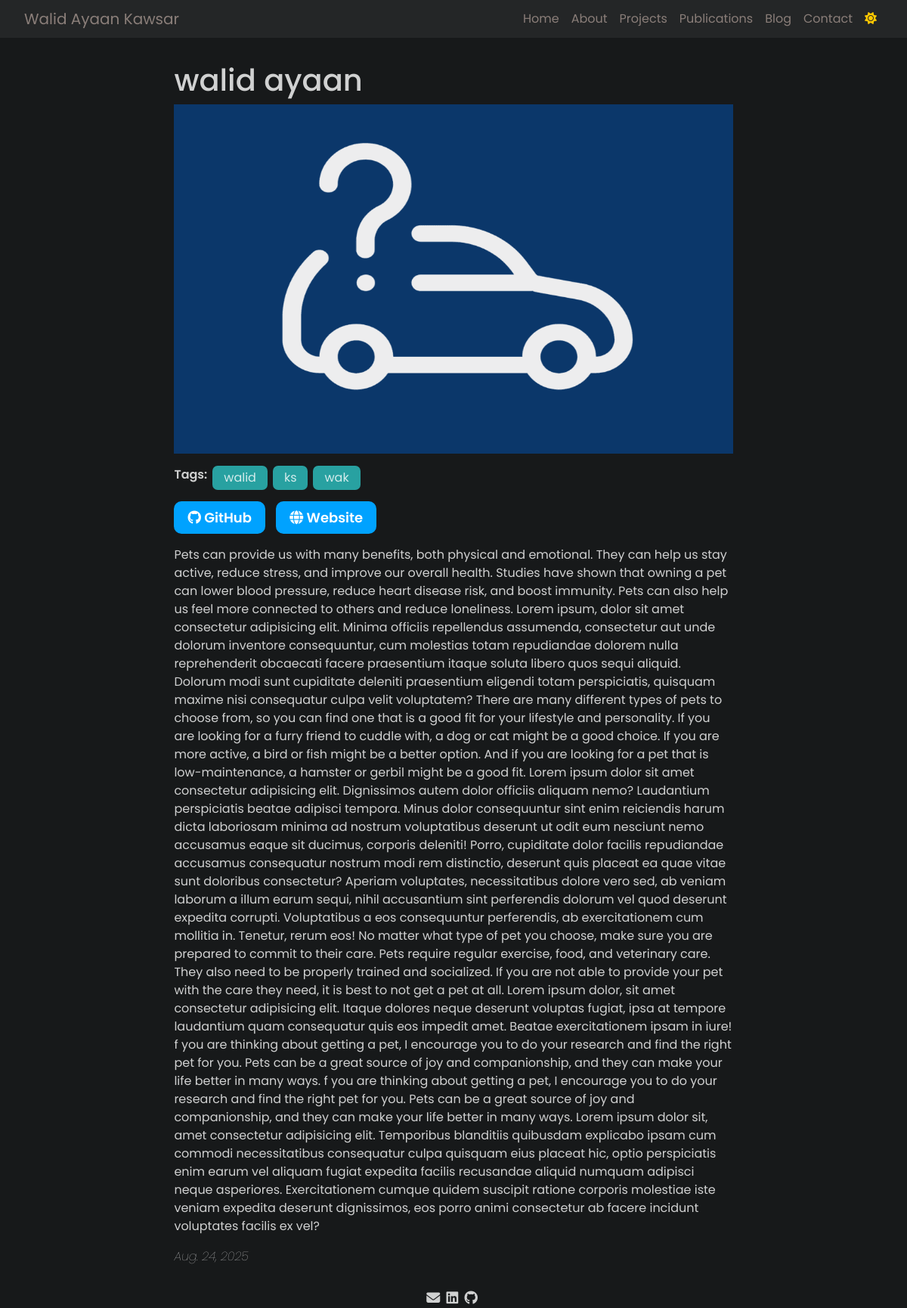
The page /pages/project/1/ on the database as committed earlier.
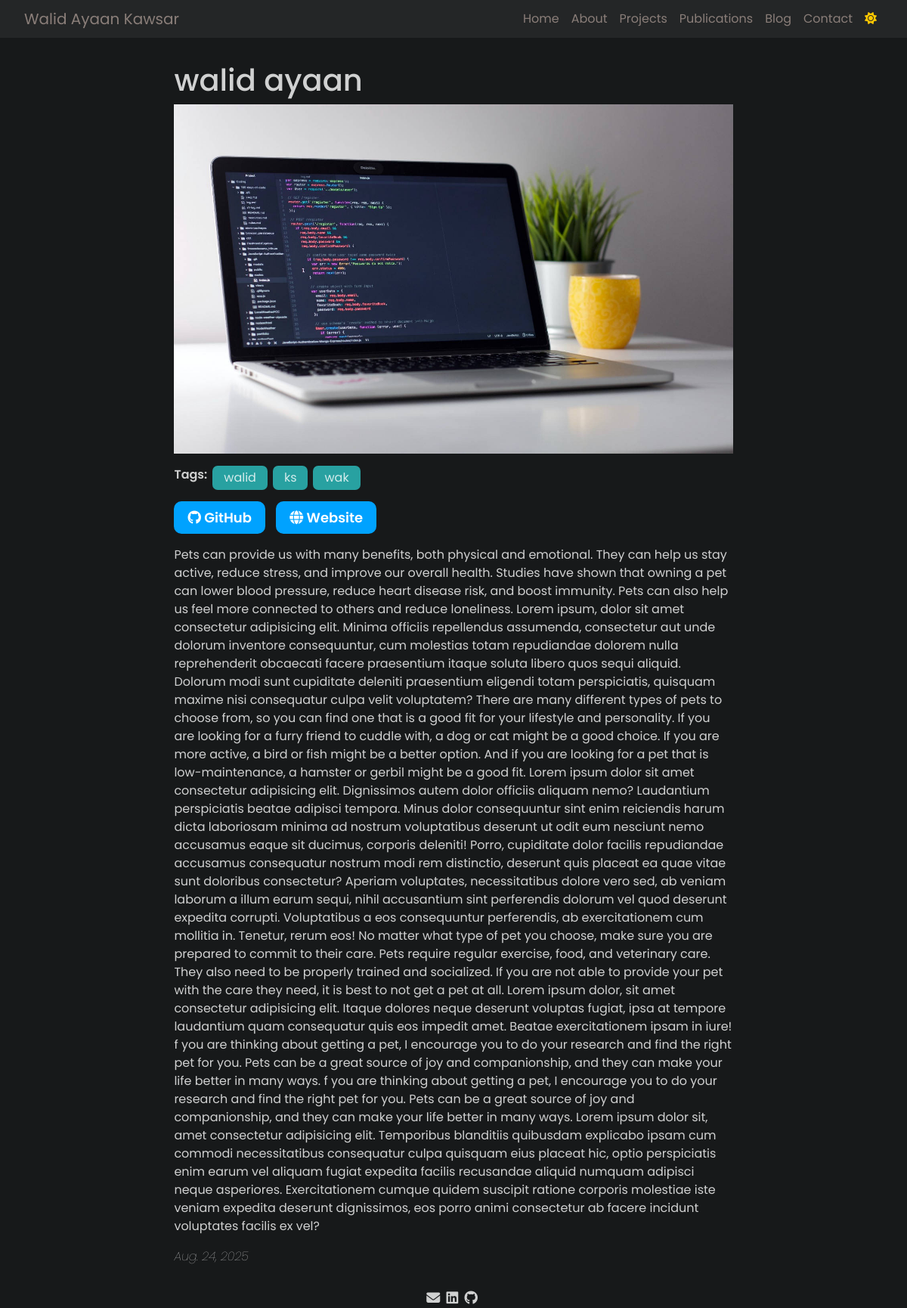
The same page on the database as committed later.
### main/models.py (models this page shows)
class Project(models.Model):
    project_name = models.CharField(max_length=100, blank=True, null=True)
    picture = models.ImageField(upload_to='picture of project/', blank=True, null=True)
    tag = models.ManyToManyField(Tags, related_name="posts", blank=True)
    date = models.DateField(blank=True, null=True)
    short_description = models.TextField(max_length=500,blank=True, null=True)
    ful_description = models.TextField(blank=True, null=True)
    github_link = models.URLField(blank=True, null=True)
    website_link = models.URLField(blank=True, null=True)

class Tags(models.Model):
    Tag_name = models.CharField(max_length=100, unique=True, blank=True, null=True)

### main/views.py (the view)
# urls.py: path('pages/project/<int:post_id>/', views.viewProject, name='viewProject'),
def viewProject(request, post_id):
    project = get_object_or_404(Project, id=post_id)
    links = Contact.objects.first()
    return render(request, 'pages/viewProject.html', {'projects': project, 'link': links})

### templates/pages/viewProject.html (shortened to what this page needs)
{% load static %}
<!DOCTYPE html>
<html lang="en">
<head>
    <link href="https://cdn.jsdelivr.net/npm/bootstrap@5.3.2/dist/css/bootstrap.min.css" rel="stylesheet"
>
    <link rel="stylesheet" href="https://cdnjs.cloudflare.com/ajax/libs/font-awesome/6.4.2/css/all.min.css"
 />
    <link rel="stylesheet" href="{% static 'css/all.css' %}">
    <link rel="stylesheet" href="{% static 'css/viewProject.css' %}">
</head>
<body id="body" class="dark-mode">
    <nav class="navbar navbar-expand-lg">
        <div class="">
            <a class="navbar-brand" href="../index">Walid Ayaan Kawsar</a>
        </div>
        <div class="collapse navbar-collapse" id="navbarNav">
            <ul class="navbar-nav ms-auto">
                <li class="nav-item">
                    <a class="nav-link" href="../index">Home</a>
                </li>
                <li class="nav-item">
                    <a class="nav-link" href="about">About</a>
                </li>
                <li class="nav-item">
                    <a class="nav-link" href="project">Projects</a>
                </li>
                <li class="nav-item">
                    <a class="nav-link" href="publications">Publications</a>
                </li>
                <li class="nav-item">
                    <a class="nav-link" href="blog">Blog</a>
                </li>
                <li class="nav-item">
                    <a class="nav-link" href="contact">Contact</a>
                </li>
                    <button class="nav-link" id="toggle-mode"><i class="fa-solid fa-sun"
                            style="color: #ffc800;"></i></button>
            </ul>
        </div>
    </nav>
    <section>
        <div class="post">
            <h1>{{ projects.project_name }}</h1>
            <div id="postImg">
                <img class="postImage" src="{{ projects.picture.url }}" alt="This is a project image">
            </div>
            <div class="tags-container">
                <Span style="font-weight: 600;">Tags: </Span>
                {% for tags in projects.tag.all %}
                <span class="tag">{{ tags.Tag_name }}</span>
                {% endfor %}
            </div>
            <p class="project-links">
                <a href="{{ projects.github_link }}" target="_blank" class="github-btn">
                    <i class="fa-brands fa-github git-view"></i> GitHub
                </a>
                <a href="{{ projects.website_link }}" target="_blank" class="website-btn">
                    <i class="fa-solid fa-globe"></i> Website
                </a>
            </p>
            <div class="post-details">
                <p>
                    {{ projects.ful_description  }}
                </p>
            </div>
            <p class="post-date fst-italic fw-lighter">{{ projects.date }}</p>
        </div>
    </section>
    <footer>
        <a href="mailto: {{ link.mail }}"><i class="fa-solid fa-envelope"></i></a>
        <a href="{{ link.linkedin }}"><i class="fa-brands fa-linkedin"></i></a>
        <a href="{{ link.github }}"><i class="fa-brands fa-github"></i></a>
    </footer>
</body>
</html>

### static/css/all.css (style rules this page uses)
:root { --fontColor: rgba(255,255,255,0.8); --BGcolor: #17191a; --navBG: #242627; }
body.dark-mode { --fontColor: rgba(255,255,255,0.8); --BGcolor: #17191a; background-color: #17191a !important; color: rgba(255,255,255,0.8) !important; font-family: 'Poppins', sans-serif !important; }
nav { background-color: var(--BGcolor) !important; color: var(--fontColor) !important; padding: 0.3rem 2rem !important; }
.navbar { background-color: var(--navBG) !important; }
.navbar-brand, .nav-link { color: #8a7e79 !important; }
.nav-link { position: relative; text-decoration: none; }
.nav-link::before { content: ''; position: absolute; bottom: 0; left: 0; width: 0; height: 2px; background-color: #0088ff; transition: width 0.3s ease; }
section { padding: 0 4.5rem; }
footer { width: 100%; text-align: center; }
footer > a > i { color: var(--fontColor); font-size: large; margin-right: 4px; }

### static/css/viewProject.css (style rules this page uses)
.post { width: 70% !important; margin: 2rem auto; }
.postImage { width: 100%; aspect-ratio: 16/10; margin-bottom: 1rem; }
.tag { padding: 4px 15px; background-color: rgba(52, 253, 253, 0.597); border-radius: 7px; white-space: nowrap; }
.tags-container { display: flex; flex-wrap: wrap; gap: 7px; }
.project-links a { padding: 8px 18px; border-radius: 10px; text-decoration: none; font-weight: 600; font-size: large; display: inline-block; margin-right: 10px; gap: 5px; margin-top: 15px; }
.github-btn { background-color: rgb(0, 162, 255); color: white; }
.website-btn { background-color: rgb(0, 162, 255); color: white; }

Rows that differ between the two databases and show on the page:
changed Project "walid ayaan": picture: a different picture
